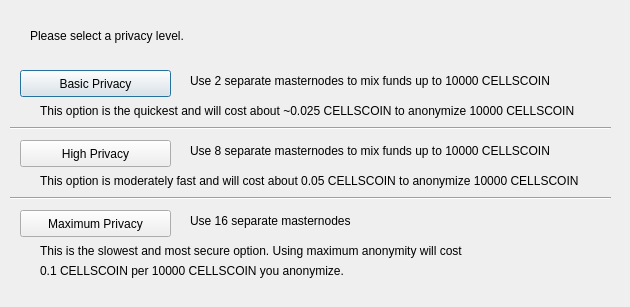
<?xml version="1.0" encoding="UTF-8"?>
<ui version="4.0">
 <class>ObfuscationConfig</class>
 <widget class="QDialog" name="ObfuscationConfig">
  <property name="geometry">
   <rect>
    <x>0</x>
    <y>0</y>
    <width>630</width>
    <height>307</height>
   </rect>
  </property>
  <property name="windowTitle">
   <string>Configure Obfuscation</string>
  </property>
  <widget class="QPushButton" name="buttonBasic">
   <property name="geometry">
    <rect>
     <x>20</x>
     <y>70</y>
     <width>151</width>
     <height>27</height>
    </rect>
   </property>
   <property name="text">
    <string>Basic Privacy</string>
   </property>
  </widget>
  <widget class="QPushButton" name="buttonHigh">
   <property name="geometry">
    <rect>
     <x>20</x>
     <y>140</y>
     <width>151</width>
     <height>27</height>
    </rect>
   </property>
   <property name="text">
    <string>High Privacy</string>
   </property>
  </widget>
  <widget class="QPushButton" name="buttonMax">
   <property name="geometry">
    <rect>
     <x>20</x>
     <y>210</y>
     <width>151</width>
     <height>27</height>
    </rect>
   </property>
   <property name="text">
    <string>Maximum Privacy</string>
   </property>
  </widget>
  <widget class="QLabel" name="label">
   <property name="geometry">
    <rect>
     <x>30</x>
     <y>20</y>
     <width>571</width>
     <height>31</height>
    </rect>
   </property>
   <property name="text">
    <string>Please select a privacy level.</string>
   </property>
  </widget>
  <widget class="QLabel" name="label_2">
   <property name="geometry">
    <rect>
     <x>190</x>
     <y>70</y>
     <width>421</width>
     <height>21</height>
    </rect>
   </property>
   <property name="text">
    <string>Use 2 separate masternodes to mix funds up to 10000 CELLSCOIN</string>
   </property>
  </widget>
  <widget class="QLabel" name="label_3">
   <property name="geometry">
    <rect>
     <x>190</x>
     <y>140</y>
     <width>411</width>
     <height>21</height>
    </rect>
   </property>
   <property name="text">
    <string>Use 8 separate masternodes to mix funds up to 10000 CELLSCOIN</string>
   </property>
  </widget>
  <widget class="QLabel" name="label_4">
   <property name="geometry">
    <rect>
     <x>190</x>
     <y>210</y>
     <width>421</width>
     <height>21</height>
    </rect>
   </property>
   <property name="text">
    <string>Use 16 separate masternodes</string>
   </property>
  </widget>
  <widget class="QLabel" name="label_6">
   <property name="geometry">
    <rect>
     <x>40</x>
     <y>100</y>
     <width>561</width>
     <height>21</height>
    </rect>
   </property>
   <property name="text">
    <string>This option is the quickest and will cost about ~0.025 CELLSCOIN to anonymize 10000 CELLSCOIN</string>
   </property>
  </widget>
  <widget class="QLabel" name="label_7">
   <property name="geometry">
    <rect>
     <x>40</x>
     <y>170</y>
     <width>561</width>
     <height>21</height>
    </rect>
   </property>
   <property name="text">
    <string>This option is moderately fast and will cost about 0.05 CELLSCOIN to anonymize 10000 CELLSCOIN</string>
   </property>
  </widget>
  <widget class="QLabel" name="label_8">
   <property name="geometry">
    <rect>
     <x>40</x>
     <y>240</y>
     <width>561</width>
     <height>21</height>
    </rect>
   </property>
   <property name="text">
    <string>This is the slowest and most secure option. Using maximum anonymity will cost</string>
   </property>
  </widget>
  <widget class="QLabel" name="label_9">
   <property name="geometry">
    <rect>
     <x>40</x>
     <y>260</y>
     <width>561</width>
     <height>21</height>
    </rect>
   </property>
   <property name="text">
    <string>0.1 CELLSCOIN per 10000 CELLSCOIN you anonymize.</string>
   </property>
  </widget>
  <widget class="Line" name="line">
   <property name="geometry">
    <rect>
     <x>10</x>
     <y>120</y>
     <width>601</width>
     <height>16</height>
    </rect>
   </property>
   <property name="orientation">
    <enum>Qt::Horizontal</enum>
   </property>
  </widget>
  <widget class="Line" name="line_2">
   <property name="geometry">
    <rect>
     <x>10</x>
     <y>190</y>
     <width>601</width>
     <height>16</height>
    </rect>
   </property>
   <property name="orientation">
    <enum>Qt::Horizontal</enum>
   </property>
  </widget>
 </widget>
 <resources/>
 <connections/>
</ui>
